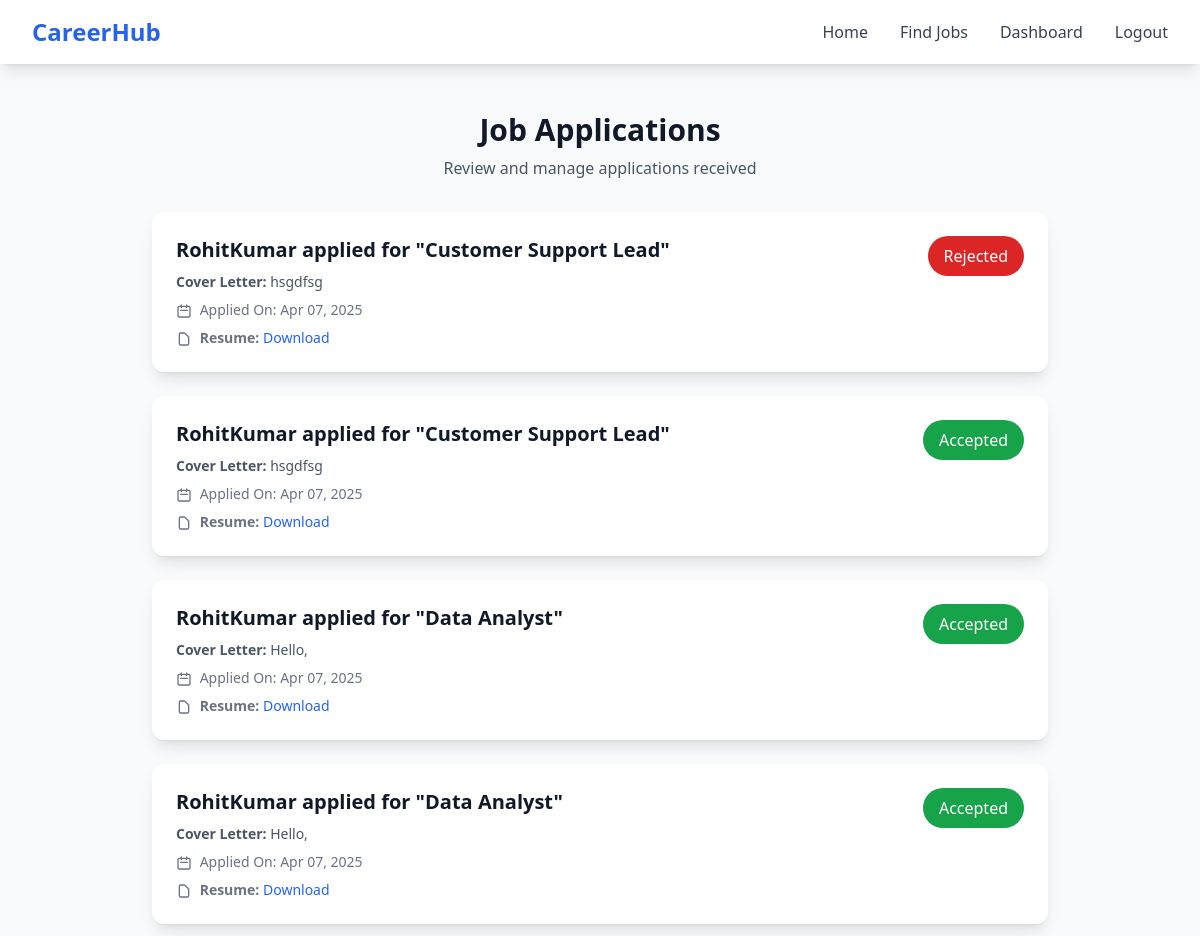
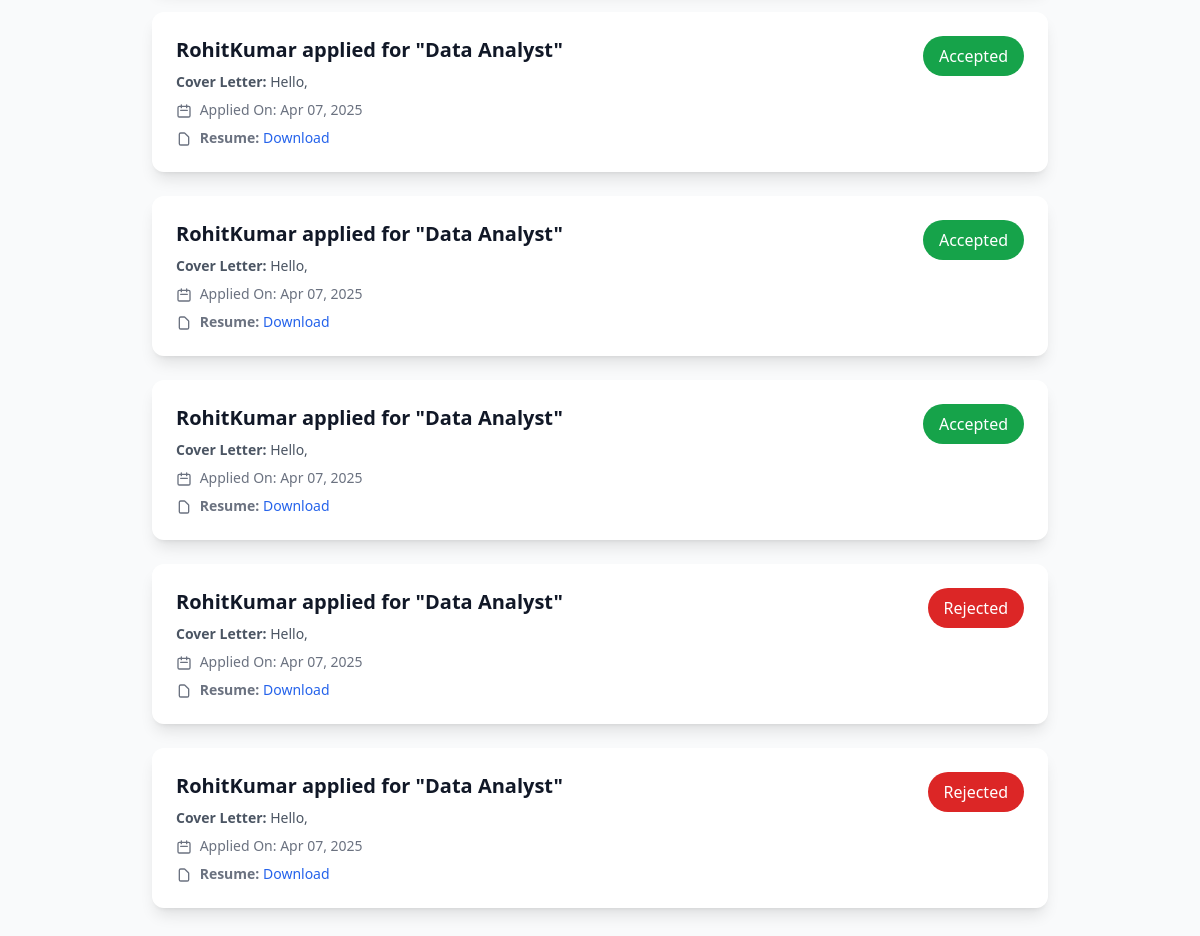
Screenshot of /applications/view/ (signed in) with the database file from the repository (2 pictures, top to bottom).
### hub_apps/applications/models.py (models this page shows, shortened)
class JobApplication(models.Model):
    job = models.ForeignKey(Job, on_delete=models.CASCADE) #linking to Job model form hub_apps/jobs
    applicant = models.ForeignKey(settings.AUTH_USER_MODEL, on_delete=models.CASCADE)
    cover_letter = models.TextField(blank=True, null=True)
    applied_at = models.DateTimeField(auto_now_add=True)
    status = models.CharField(
        max_length=20, choices=[('Pending', 'Pending'), ('Accepted', 'Accepted'), ('Rejected', 'Rejected')], default='Pending'
    )
    def get_resume(self):
        profile = UserProfile.objects.get(user=self.applicant)
        return profile.resume.url if profile.resume else None  # Return resume URL if available

### hub_apps/authentication/models.py (models this page shows, shortened)
class CustomUser(AbstractUser):
    is_recruiter = models.BooleanField(default=False)
    phone = models.CharField(max_length=15,blank=True,null=True)
    profile_picture = models.ImageField(upload_to="profile_pics/",blank=True,null=True)
    email = models.EmailField(unique=True)

### hub_apps/jobs/models.py (models this page shows, shortened)
class Job(models.Model):
    JOB_TYPE_CHOICES = [
        ('Full Time', 'Full Time'),
        ('Part Time', 'Part Time'),
        ('Freelance', 'Freelance'),
        ('Internship', 'Internship'),
    ]
    title = models.CharField(max_length=225)
    company = models.CharField(max_length=225)
    location = models.CharField(max_length=225)
    job_type = models.CharField(max_length=225, choices=JOB_TYPE_CHOICES, default='Full Time')
    salary = models.DecimalField(max_digits=10, decimal_places=2, null=True, blank=True)
    description = models.TextField()
    created_at = models.DateTimeField(auto_now_add=True)
    updated_at = models.DateTimeField(auto_now=True)
    posted_by = models.ForeignKey(settings.AUTH_USER_MODEL, on_delete=models.CASCADE)
    is_active = models.BooleanField(default=True)

### hub_apps/applications/views.py (the view)
# urls.py: path('view/', view_applications, name='view_applications'),
@login_required
def view_applications(request):
    if not request.user.is_recruiter:
        return redirect('dashboard')  # Prevent job seekers from accessing this page
    jobs_posted = Job.objects.filter(posted_by=request.user)
    applications = JobApplication.objects.filter(job__in=jobs_posted)
    return render(request, 'applications/view_applications.html', {'applications': applications})

### hub_apps/applications/templates/applications/view_applications.html (shortened to what this page needs)
{% extends 'base.html' %}
{% block content %}
    <div class="min-h-screen bg-gray-50 py-12 px-4 sm:px-6 lg:px-8">
        <div class="max-w-4xl mx-auto">
            <div class="text-center mb-8">
                <h2 class="text-3xl font-bold text-gray-900">Job Applications</h2>
                <p class="mt-2 text-gray-600">Review and manage applications received</p>
            </div>
            <div class="space-y-6">
                {% for application in applications %}
                    <div class="bg-white rounded-xl shadow-lg p-6 hover:shadow-xl transition-transform transform hover:-translate-y-1">
                        <div class="flex flex-col sm:flex-row sm:justify-between sm:items-start">
                            <div class="flex-1">
                                <h5 class="text-xl font-semibold text-gray-900">{{ application.applicant.username }} applied for "{{ application.job.title }}"</h5>
                                <p class="mt-2 text-sm text-gray-600">
                                    <strong>Cover Letter:</strong>
                                    {% if application.cover_letter %}
                                        {{ application.cover_letter|truncatewords:20 }}
                                    {% else %}
                                        Not provided
                                    {% endif %}
                                </p>
                                <p class="mt-2 text-sm text-gray-500">
                                    <svg class="w-4 h-4 inline mr-1" fill="none" stroke="currentColor" viewBox="0 0 24 24">
                                        <path stroke-linecap="round" stroke-linejoin="round" stroke-width="2" d="M8 7V3m8 4V3m-9 8h10M5 21h14a2 2 0 002-2V7a2 2 0 00-2-2H5a2 2 0 00-2 2v12a2 2 0 002 2z" />
                                    </svg>
                                    Applied On: {{ application.applied_at|date:"M d, Y" }}
                                </p>
                                <p class="mt-2 text-sm text-gray-500">
                                    <svg class="w-4 h-4 inline mr-1" fill="none" stroke="currentColor" viewBox="0 0 24 24">
                                        <path stroke-linecap="round" stroke-linejoin="round" stroke-width="2" d="M7 21h10a2 2 0 002-2V9.414a1 1 0 00-.293-.707l-5.414-5.414A1 1 0 0012.586 3H7a2 2 0 00-2 2v14a2 2 0 002 2z" />
                                    </svg>
                                    <strong>Resume:</strong>
                                    {% if application.get_resume %}
                                        <a href="{{ application.get_resume }}" target="_blank" class="text-blue-600 hover:text-blue-800">Download</a>
                                    {% else %}
                                        Not provided
                                    {% endif %}
                                </p>
                            </div>
                            <div class="mt-4 sm:mt-0 sm:ml-4">
                                {% if application.status == "Pending" %}
                                    <form method="POST" action="{% url 'update_application_status' application.id %}" class="space-y-3">
                                        {% csrf_token %}
                                        <button type="submit" name="accept" value="accept" class="w-full px-4 py-2 bg-green-600 text-white font-medium rounded-full hover:bg-green-700 focus:ring-2 focus:ring-green-500 focus:ring-offset-2 transition">
                                            Accept
                                        </button>
                                        <button type="submit" name="reject" value="reject" class="w-full px-4 py-2 bg-red-600 text-white font-medium rounded-full hover:bg-red-700 focus:ring-2 focus:ring-red-500 focus:ring-offset-2 transition">
                                            Reject
                                        </button>
                                    </form>
                                {% else %}
                                    <p class="text-center px-4 py-2 rounded-full font-medium text-white {% if application.status == 'Accepted' %}bg-green-600{% else %}bg-red-600{% endif %}">
                                        {{ application.status }}
                                    </p>
                                {% endif %}
                            </div>
                        </div>
                    </div>
                {% empty %}
                    <div class="bg-white rounded-xl shadow-lg p-6 text-center">
                        <p class="text-gray-600">No applications available.</p>
                        <a href="{% url 'list_jobs' %}" class="mt-2 inline-block text-blue-600 hover:text-blue-800">View your job postings</a>
                    </div>
                {% endfor %}
            </div>
        </div>
    </div>
{% endblock %}

### rows the page displays
JobApplication: applicant.username "RohitKumar", job "Customer Support Lead", cover_letter "hsgdfsg", applied_at "Apr 07, 2025", status "Rejected"
JobApplication: applicant.username "RohitKumar", job "Customer Support Lead", cover_letter "hsgdfsg", applied_at "Apr 07, 2025", status "Accepted"
JobApplication: applicant.username "RohitKumar", job "Data Analyst", cover_letter "Hello,", applied_at "Apr 07, 2025", status "Accepted"
JobApplication: applicant.username "RohitKumar", job "Data Analyst", cover_letter "Hello,", applied_at "Apr 07, 2025", status "Accepted"
JobApplication: applicant.username "RohitKumar", job "Data Analyst", cover_letter "Hello,", applied_at "Apr 07, 2025", status "Accepted"
JobApplication: applicant.username "RohitKumar", job "Data Analyst", cover_letter "Hello,", applied_at "Apr 07, 2025", status "Accepted"
JobApplication: applicant.username "RohitKumar", job "Data Analyst", cover_letter "Hello,", applied_at "Apr 07, 2025", status "Accepted"
JobApplication: applicant.username "RohitKumar", job "Data Analyst", cover_letter "Hello,", applied_at "Apr 07, 2025", status "Rejected"
JobApplication: applicant.username "RohitKumar", job "Data Analyst", cover_letter "Hello,", applied_at "Apr 07, 2025", status "Rejected"
